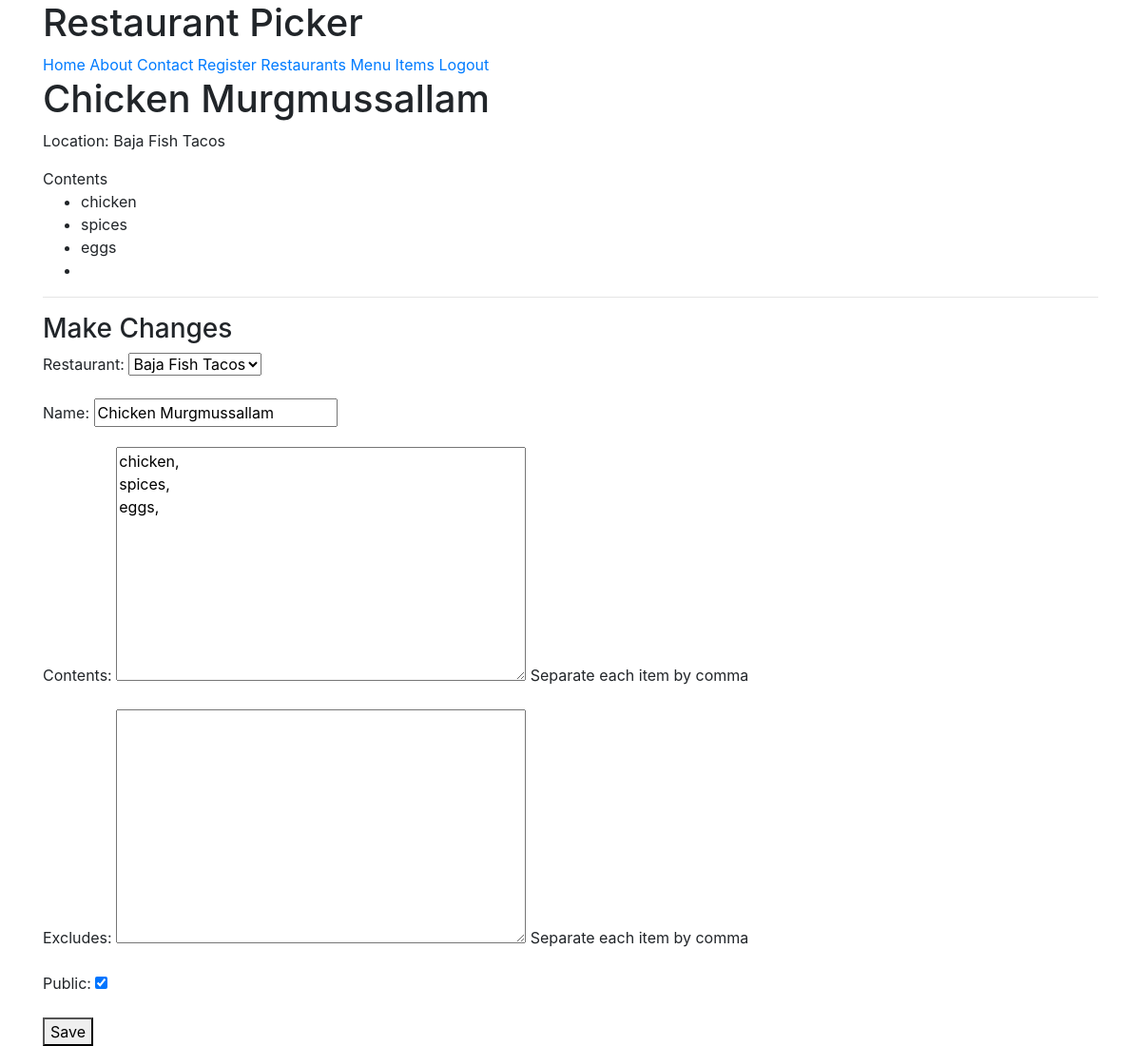
/items/3/ (signed in), run on the app's committed database.
### menus/models.py (models this page shows, shortened)
class Item(models.Model):
    user    = models.ForeignKey(User, on_delete=models.CASCADE)
    restaurant = models.ForeignKey(RestaurantLocation, on_delete=models.CASCADE)
    name = models.CharField(max_length = 120)
    contents  = models.TextField(help_text='Separate each item by comma')
    excludes  = models.TextField(
        blank=True,
        null=True,
        help_text='Separate each item by comma'
    )
    public = models.BooleanField(default=True)
    timestamp   = models.DateTimeField(auto_now_add=True)
    updated     = models.DateTimeField(auto_now=True)
    class Meta:
        ordering = ['-updated','-timestamp']
    def get_contents(self):
        return self.contents.split(",")

### restaurants/models.py (models this page shows, shortened)
class RestaurantLocation(models.Model):
    owner       = models.ForeignKey(
                    User,
                    on_delete = models.CASCADE,
                )
    name        = models.CharField(max_length = 120)
    location    = models.CharField(max_length = 120, null=True, blank=True)
    category    = models.CharField(max_length = 120, null=True, blank=True,validators=[validate_category])
    timestamp   = models.DateTimeField(auto_now_add=True, null=True)
    updated     = models.DateTimeField(auto_now=True)
    slug        = models.SlugField(null=True, blank=True)
    objects = RestaurantLocationManager() #Model.objects.all()
    def __str__(self):
        return self.name

### menus/views.py (the view, shortened to what this page needs)
# urls.py: path('<pk>/',ItemUpdateView.as_view(),name='detail'),
class ItemUpdateView(LoginRequiredMixin,UpdateView):
    form_class = ItemForm
    template_name = 'menus/detail-update.html'
    def get_queryset(self):
        return Item.objects.filter(user=self.request.user)
    def get_context_data(self,*args,**kwargs):
        context = super(ItemUpdateView,self).get_context_data(*args,**kwargs)
        context['title']='Update Item'
        return context
    def get_form_kwargs(self):
        kwargs = super(ItemUpdateView,self).get_form_kwargs()
        kwargs['user'] = self.request.user
        return kwargs

### menus/forms.py
class ItemForm(forms.ModelForm):
    class Meta:
        model = Item
        fields = [
            'restaurant',
            'name',
            'contents',
            'excludes',
            'public'
        ]
    def __init__(self,user=None,*args,**kwargs):
        super(ItemForm,self).__init__(*args,**kwargs)
        self.fields['restaurant'].queryset = RestaurantLocation.objects.filter(owner=user)#.exclude(item__null=False)

### restaurants/models.py (called while the page is built)
    def get_queryset(self):
        return RestaurantLocationQuerySet(self.model,using=self._db)

### menus/templates/menus/detail-update.html (shortened to what this page needs)
{% extends 'base.html' %}
{% block content %}
<h1>{{ form.instance.name }}</h1>
<p>Location: {{ form.instance.restaurant.name }}</p>
{% if form.instance.contents %}
Contents
  <ul>
    {% for item in form.instance.get_contents %}
      <li>{{ item }}</li>
    {% endfor %}
  </ul>
  {% endif %}
<hr>
  <h3>Make Changes</h3>
  {%include 'snippets/form-snippet.html' with form=form %}
{% endblock content %}

### templates/snippets/form-snippet.html (shortened to what this page needs)
<form action="" method="POST">
  {{ form.as_p }}
  <button type="submit">Save</button>
</form>

### data on the page
Item: instance.name "Chicken Murgmussallam", instance.restaurant.name "Baja Fish Tacos", restaurant "Baja Fish Tacos", contents "chicken, spices, eggs,", public "☑"
RestaurantLocation: name "Chicken Murgmussallam"

### other printed values
{{ item }} "chicken" "spices" "eggs"
